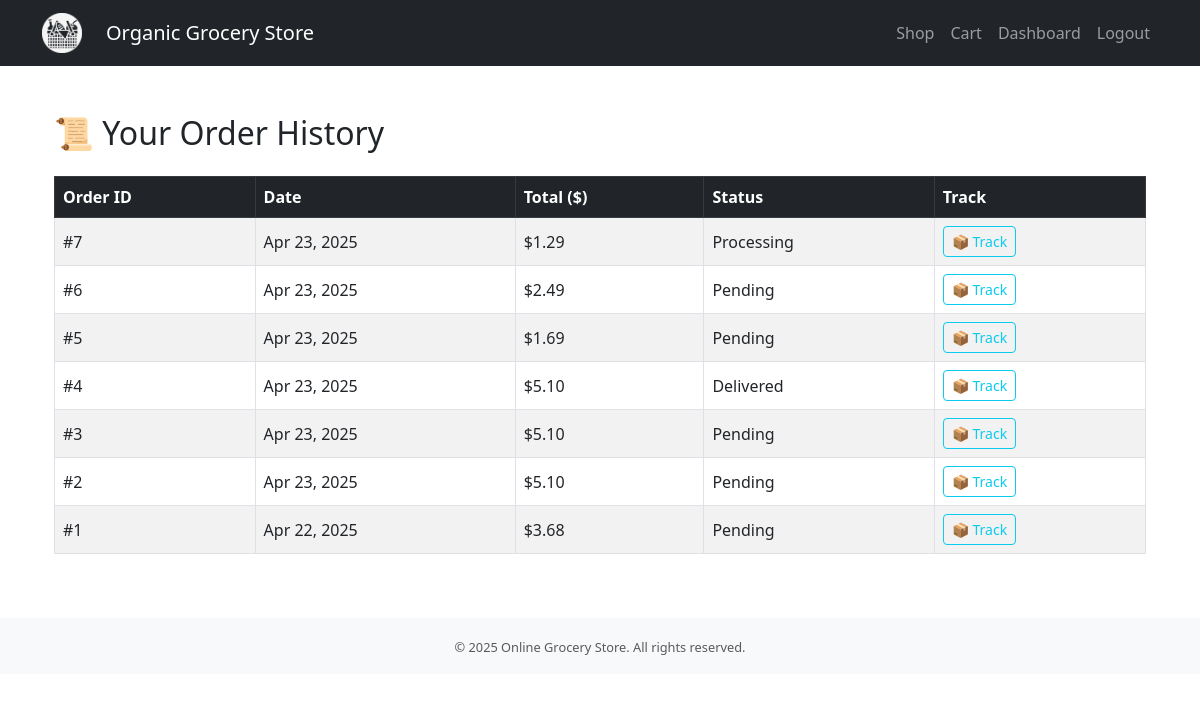
The page /orders/order-history/ (signed in) on the database as committed earlier.
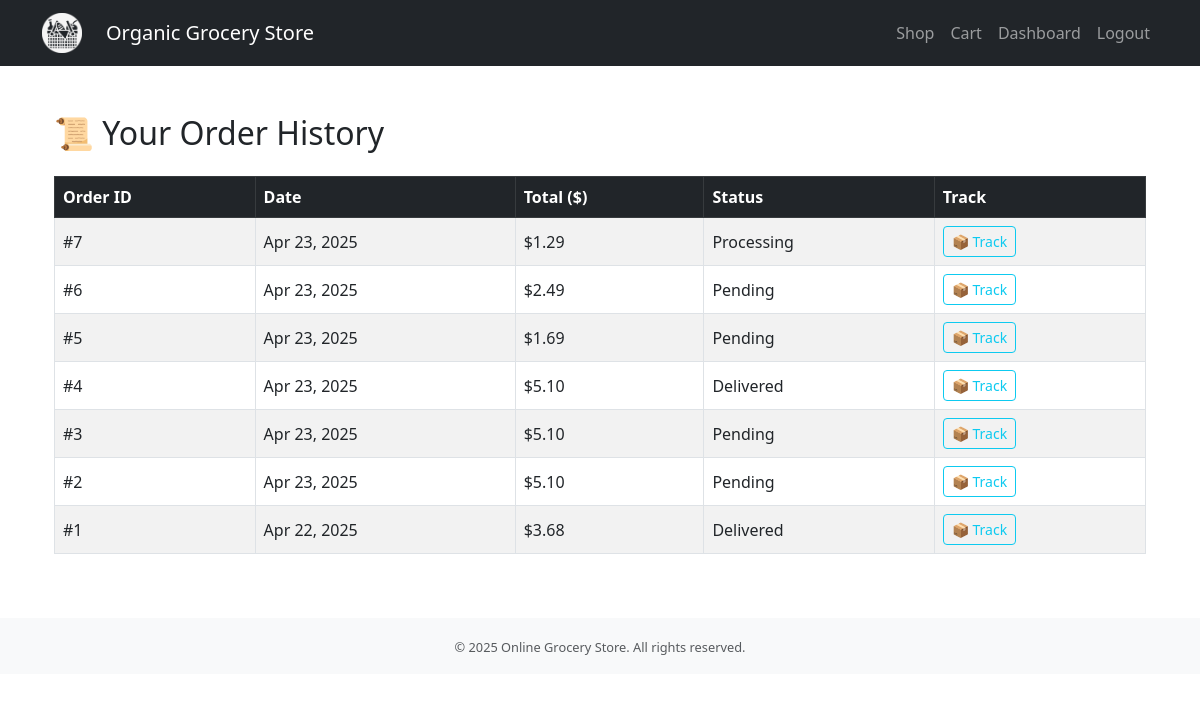
The same page on the database as committed later.
### orders/models.py (models this page shows, shortened)
class Order(models.Model):
    customer = models.ForeignKey(Customer, on_delete=models.CASCADE)
    created_at = models.DateTimeField(auto_now_add=True, null=True)
    status = models.CharField(max_length=50, default="Pending")
    delivery_agent = models.ForeignKey('users.DeliveryAgent', null=True, blank=True, on_delete=models.SET_NULL)
    delivery_address = models.TextField(blank=True, null=True)
    payment_method = models.CharField(max_length=50, choices=[
    ('Card', 'Credit/Debit Card'),
    ('COD', 'Cash on Delivery')
    ], default='Card')

### orders/views.py (the view)
# urls.py: path('order-history/', views.order_history_view, name='order_history'),
@login_required
def order_history_view(request):
    customer = get_customer(request.user)
    if not customer:
        return redirect('login')
    orders = Order.objects.filter(customer=customer).order_by('-created_at')
    orders_with_totals = []
    for order in orders:
        order_details = OrderDetail.objects.filter(order=order)
        total = sum(od.price_at_purchase * od.quantity for od in order_details)
        order.total = total
        orders_with_totals.append(order)
    return render(request, 'orders/order_history.html', {'orders': orders_with_totals})

### orders/views.py (called while the page is built)
def get_customer(user):
    try:
        return Customer.objects.get(user=user)
    except Customer.DoesNotExist:
        return None

### orders/templates/orders/order_history.html (shortened to what this page needs)
{% extends 'base.html' %}
{% block content %}
<div class="container mt-5">
  <h2 class="mb-4">📜 Your Order History</h2>
  {% if orders %}
    <div class="table-responsive">
      <table class="table table-bordered table-striped align-middle">
        <thead class="table-dark">
          <tr>
            <th>Order ID</th>
            <th>Date</th>
            <th>Total ($)</th>
            <th>Status</th>
            <th>Track</th>
          </tr>
        </thead>
        <tbody>
          {% for order in orders %}
          <tr>
            <td>#{{ order.id }}</td>
            <td>{{ order.created_at|date:"M d, Y" }}</td>
            <td>${{ order.total }}</td>
            <td>{{ order.status }}</td>
            <td>
              <a href="{% url 'track_order' order.id %}" class="btn btn-sm btn-outline-info">📦 Track</a>
            </td>
          </tr>
          {% endfor %}
        </tbody>
      </table>
    </div>
  {% else %}
    <div class="alert alert-info">You haven’t placed any orders yet.</div>
  {% endif %}
</div>
{% endblock %}

Rows that differ between the two databases and show on the page:
changed Order "Apr 22, 2025": status "Pending" → "Delivered"
